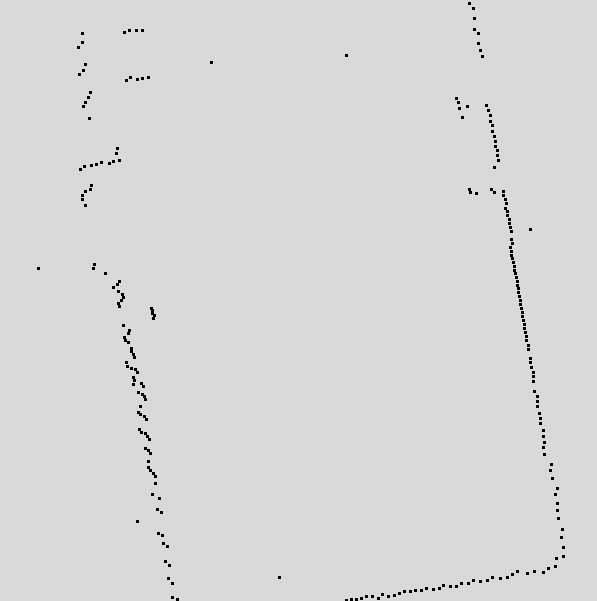
#> input picture LIDAR Fit Lines/test_lidar_bild.png, 597 x 601 px
$ python test.py
#> lines starting #> are read from the running program, lines starting #| are printed output that depends on the picture; after the words box and inside, x2 and y2 are one past the last pixel; in counts of white or black regions, pixels touching at a corner belong together
"""Automated Rectification of Image.

References
----------
1.  Chaudhury, Krishnendu, Stephen DiVerdi, and Sergey Ioffe.
    "Auto-rectification of user photos." 2014 IEEE International Conference on
    Image Processing (ICIP). IEEE, 2014.
2.  Bazin, Jean-Charles, and Marc Pollefeys. "3-line RANSAC for orthogonal
    vanishing point detection." 2012 IEEE/RSJ International Conference on
    Intelligent Robots and Systems. IEEE, 2012.
"""
from skimage import feature, color, transform, io
import numpy as np
import logging
from matplotlib import pyplot as plt


def compute_edgelets(image, sigma=3):
    """Create edgelets as in the paper.

    Uses canny edge detection and then finds (small) lines using probabilstic
    hough transform as edgelets.

    Parameters
    ----------
    image: ndarray
        Image for which edgelets are to be computed.
    sigma: float
        Smoothing to be used for canny edge detection.

    Returns
    -------
    locations: ndarray of shape (n_edgelets, 2)
        Locations of each of the edgelets.
    directions: ndarray of shape (n_edgelets, 2)
        Direction of the edge (tangent) at each of the edgelet.
    strengths: ndarray of shape (n_edgelets,)
        Length of the line segments detected for the edgelet.
    """
    gray_img = color.rgb2gray(image)
    edges = feature.canny(gray_img, sigma)
    lines = transform.probabilistic_hough_line(edges, line_length=15,
                                               line_gap=19)

    locations = []
    directions = []
    strengths = []

    for p0, p1 in lines:
        p0, p1 = np.array(p0), np.array(p1)
        locations.append((p0 + p1) / 2)
        directions.append(p1 - p0)
        strengths.append(np.linalg.norm(p1 - p0))

    # convert to numpy arrays and normalize
    locations = np.array(locations)
    directions = np.array(directions)
    strengths = np.array(strengths)

    directions = np.array(directions) / \
        np.linalg.norm(directions, axis=1)[:, np.newaxis]

    return (locations, directions, strengths)


# [362 lines left out: functions edgelet_lines, compute_votes, ransac_vanishing_point, ransac_3_line, reestimate_model, remove_inliers and 1 more, not called in this run]


def vis_edgelets(image, edgelets, show=True):
    """Helper function to visualize edgelets."""
    import matplotlib.pyplot as plt
    plt.figure(figsize=(10, 10))
    plt.imshow(image)
    locations, directions, strengths = edgelets
    for i in range(locations.shape[0]):
        xax = [locations[i, 0] - directions[i, 0] * strengths[i] / 2,
               locations[i, 0] + directions[i, 0] * strengths[i] / 2]
        yax = [locations[i, 1] - directions[i, 1] * strengths[i] / 2,
               locations[i, 1] + directions[i, 1] * strengths[i] / 2]

        plt.plot(xax, yax, 'r-')

    if show:
        plt.show()


# [77 lines left out: functions vis_model, rectify_image, not called in this run]


if __name__ == '__main__':
    import sys
    image_name = "test_lidar_bild.png"
    image = io.imread(image_name)[:,:,:3]
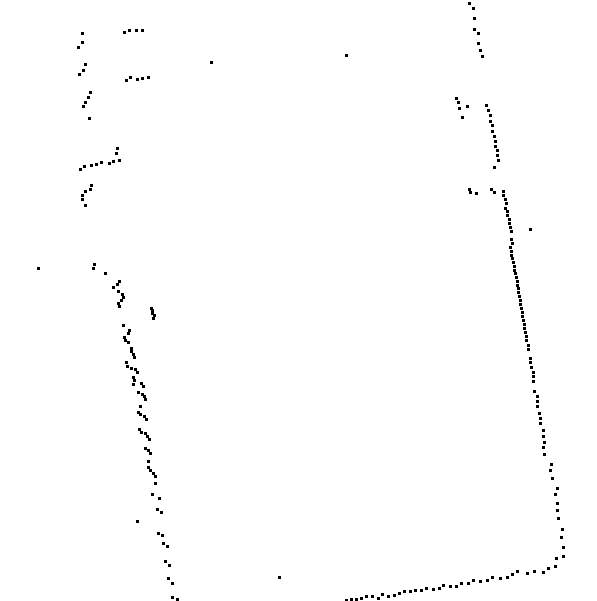
#> image: shape (601, 597, 3); values 0 (black) and 217 (white), 99.4% white; black in thin lines or dots, all inside (x1, y1, x2, y2) = (37, 2, 565, 601)
    io.imshow(image)
    plt.show()
    edgelets1 = compute_edgelets(image)
#> in compute_edgelets, `edges = feature.canny(gray_img, sigma)`:
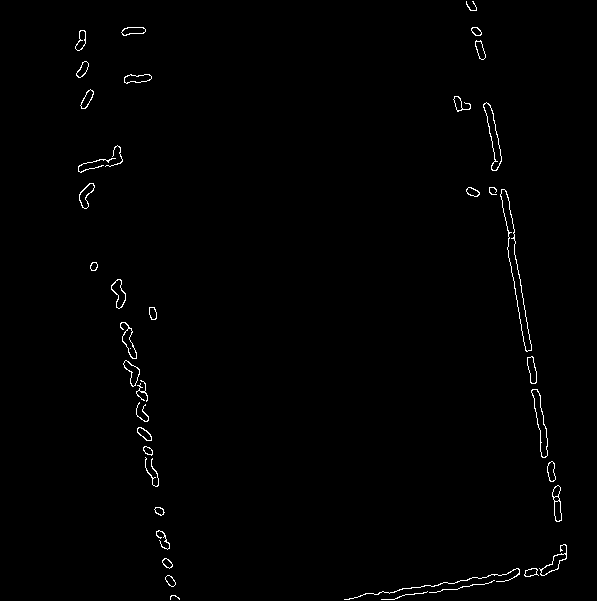
#> edges: shape (601, 597) bool; 0.82% white in thin lines or dots, all inside (x1, y1, x2, y2) = (75, 1, 567, 600)
#> in compute_edgelets, `lines = transform.probabilistic_hough_line(edges, line_length=15, line..`: lines = 182 items
#> the loop in compute_edgelets, `for p0, p1 in lines:` made 182 passes
#> (p0, p1) on passes 1 to 3: ([557, 521], [546, 446]), ([554, 506], [548, 465]), ([344, 599], [558, 565])
#> after the loop in compute_edgelets, `for p0, p1 in lines:`: directions = 182 pairs, first value -40 to 214, second value -211 to 0; locations = 182 pairs, first value 79 to 561, second value 25.5 to 596.5; strengths = 182 values, max 216.7 at index 2, min 15 at index 143, mean 46.28
#> in compute_edgelets, `directions = np.array(directions) / \ np.linalg.norm(directions, axis=..`: directions = 182 pairs, first value -1 to 1, second value -1 to 0
#> edgelets1 = 3 point arrays, longest 182 points
    vis_edgelets(image, edgelets1) # Visualize the edgelets
#> the loop in vis_edgelets, `for i in range(locations.shape[0]):` made 182 passes
#> (xax, yax) on passes 1 to 3: ([557, 546], [521, 446]), ([554, 548], [506, 465]), ([344, 558], [599, 565])
#> in vis_edgelets, `plt.show()`:
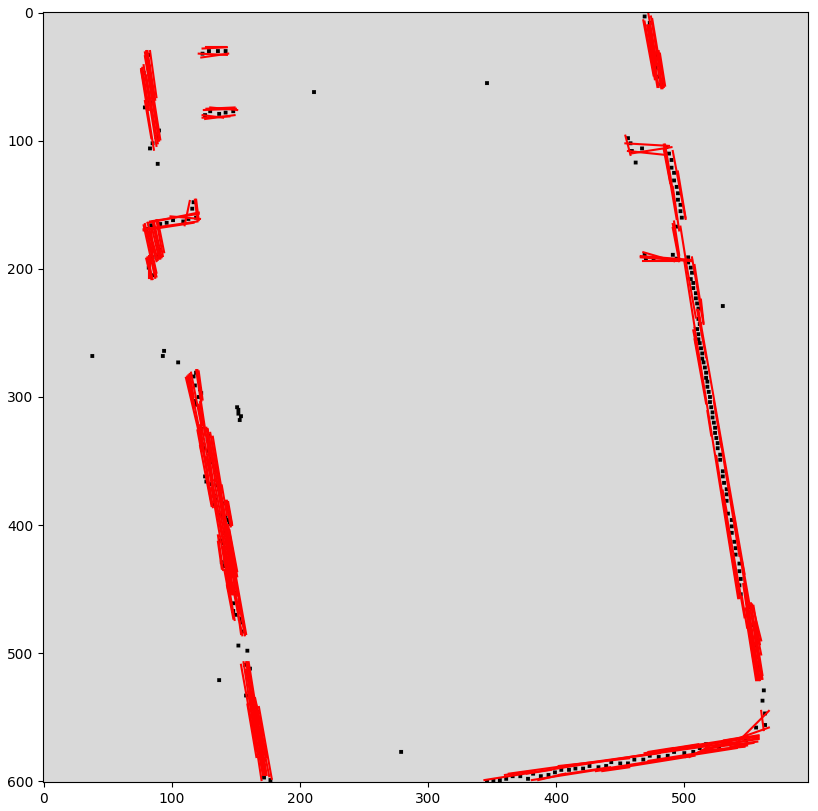
#> figure drawn by matplotlib, 1 panel
    print("Rectifying {}".format(image_name))
    save_name = '.'.join(image_name.split('.')[:-1]) + '_warped.png'
    #io.imsave(save_name, rectify_image(image_name, 4, algorithm='independent'))

$ run again, with LIDAR Fit Lines/test_bad_lidar_bild.png copied over LIDAR Fit Lines/test_lidar_bild.png
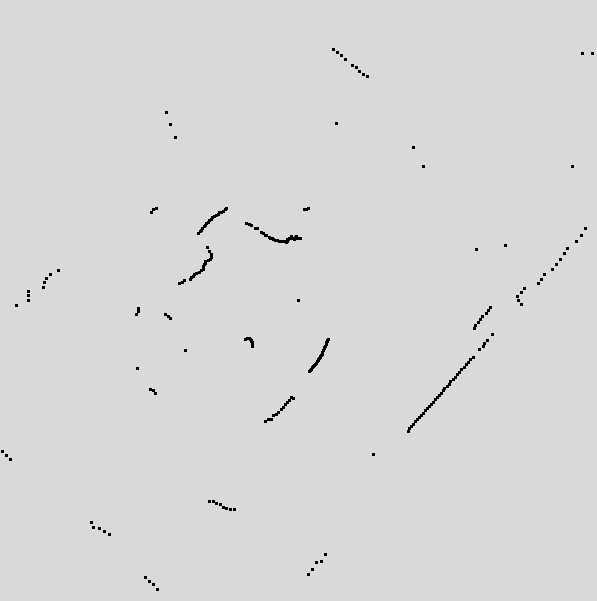
#> input picture LIDAR Fit Lines/test_bad_lidar_bild.png, 597 x 601 px
#> `image = io.imread(image_name)[:,:,:3]`:
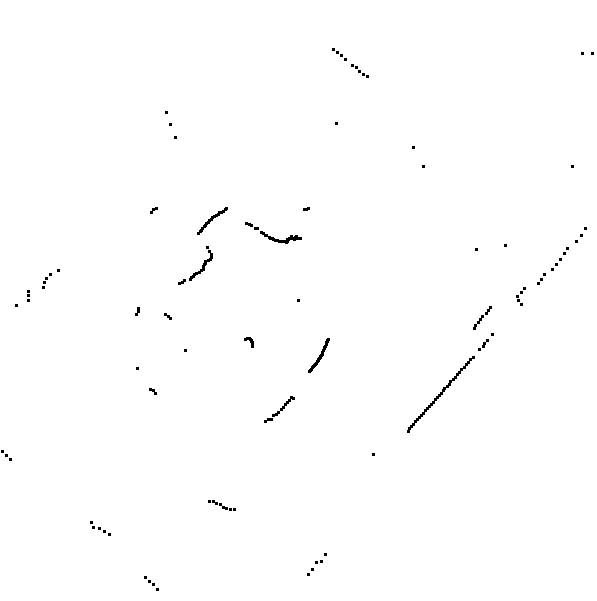
#> image: shape (601, 597, 3); values 0 (black) and 217 (white), 99.4% white; black in thin lines or dots, all inside (x1, y1, x2, y2) = (1, 48, 594, 591)
#> edges: shape (601, 597) bool; 0.58% white in thin lines or dots
#> lines = 138 items
#> the loop in compute_edgelets, `for p0, p1 in lines:` made 138 passes
#> (p0, p1) on passes 1 to 8: ([406, 427], [463, 362]), ([406, 428], [490, 331]), ([522, 306], [563, 261]), ([477, 348], [494, 331]), ([408, 433], [495, 336]), ([409, 433], [487, 346]), ([517, 303], [568, 246]), ([307, 369], [329, 338])
#> after the loop in compute_edgelets, `for p0, p1 in lines:`: directions = 138 pairs, first value -45 to 87, second value -97 to -3; locations = 138 pairs, first value 33 to 561, second value 57.5 to 585; strengths = 138 values, max 130.3 at index 4, min 15.81 at index 134, mean 33.53
#> in compute_edgelets, `directions = np.array(directions) / \ np.linalg.norm(directions, axis=..`: directions = 138 pairs, first value -0.985 to 0.984, second value -0.995 to -0.174
#> edgelets1 = 3 point arrays, longest 138 points
#> the loop in vis_edgelets, `for i in range(locations.shape[0]):` made 138 passes
#> (xax, yax) on passes 1 to 8: ([406, 463], [427, 362]), ([406, 490], [428, 331]), ([522, 563], [306, 261]), ([477, 494], [348, 331]), ([408, 495], [433, 336]), ([409, 487], [433, 346]), ([517, 568], [303, 246]), ([307, 329], [369, 338])
#> in vis_edgelets, `plt.show()`:
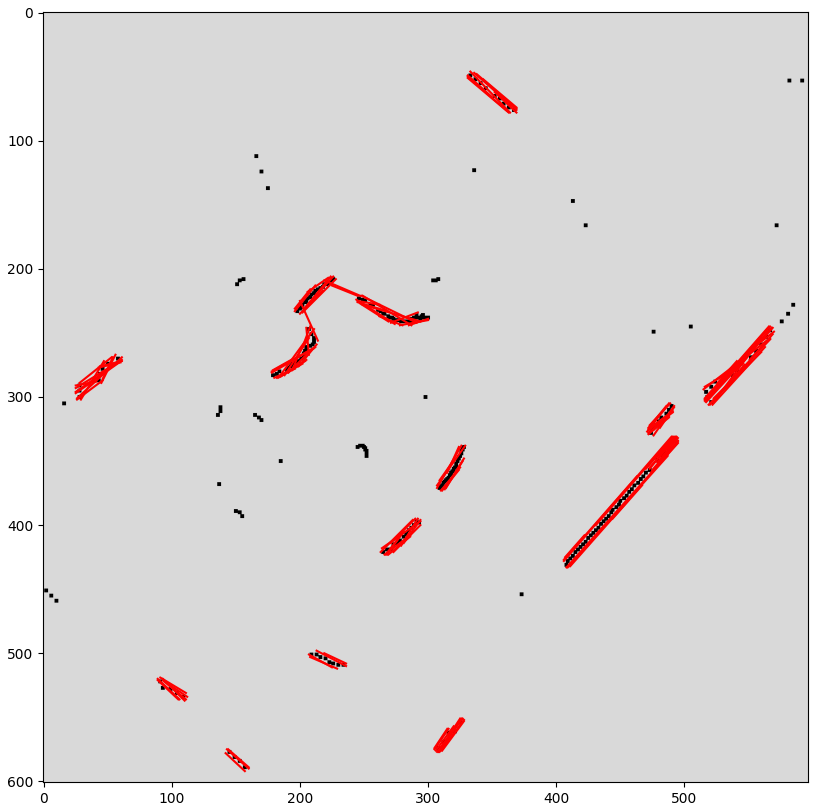
#> figure drawn by matplotlib, 1 panel
